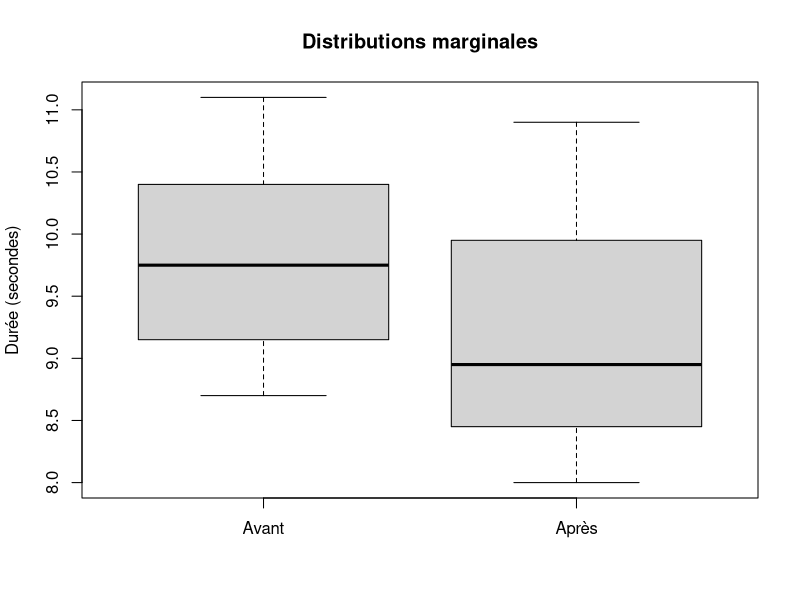
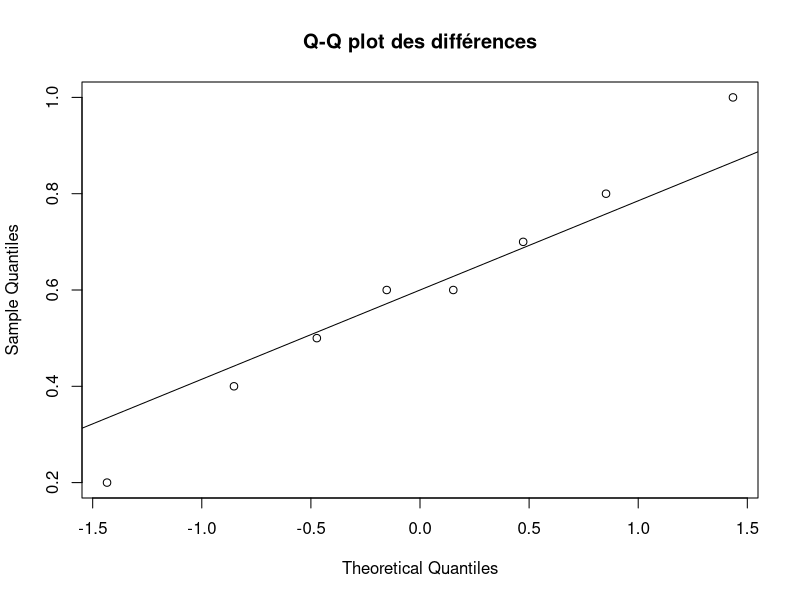

Source code (R) for these figures, in order:
## ---- chunk 1
knitr::opts_chunk$set(echo = TRUE, warning = TRUE, message = FALSE)
## ---- chunk 2
avant <- c(9.5, 10.2, 8.8, 11.1, 9.9, 10.6, 8.7, 9.6)
apres <- c(8.7, 9.8, 8.2, 10.9, 8.9, 10.1, 8.0, 9.0)
d <- avant - apres
paire <- t.test(avant, apres, paired = TRUE, mu = 0,
                alternative = "two.sided", conf.level = 0.95)
un_echantillon <- t.test(d, mu = 0, alternative = "two.sided")
paire
stopifnot(abs(paire$p.value - un_echantillon$p.value) < 1e-12)
boxplot(avant, apres, names = c("Avant", "Après"),
        ylab = "Durée (secondes)", main = "Distributions marginales")
qqnorm(d, main = "Q-Q plot des différences")
qqline(d)
shapiro.test(d)

n1 <- 10
n2 <- 8
a <- 1^2 / n1
b <- 2^2 / n2
delta_hat <- 7 - 6.2
nu <- (a+b)^2 / (a^2/(n1-1) + b^2/(n2-1))
t_welch <- delta_hat / sqrt(a+b)
c(statistique = t_welch, ddl = nu, p = 2 * pt(abs(t_welch), df = nu, lower.tail = FALSE))
delta_hat + c(-1, 1) * qt(0.975, df = nu) * sqrt(a+b)
## ---- chunk 3
n1 <- 10
n2 <- 12
sp2 <- ((n1-1)*4 + (n2-1)*9)/(n1+n2-2)
se <- sqrt(sp2*(1/n1+1/n2))
ddl <- n1+n2-2
t_obs <- (14-11)/se
p_val <- 2*pt(abs(t_obs), df=ddl, lower.tail=FALSE)
ic <- (14-11) + c(-1,1)*qt(.975, df=ddl)*se
c(variance_commune=sp2, erreur_type=se, statistique=t_obs, ddl=ddl, p=p_val)
ic
stopifnot(abs(sp2-6.75) < 1e-12, ddl == 20, p_val < .05,
          min(ic) > 0, max(ic) > 3)
